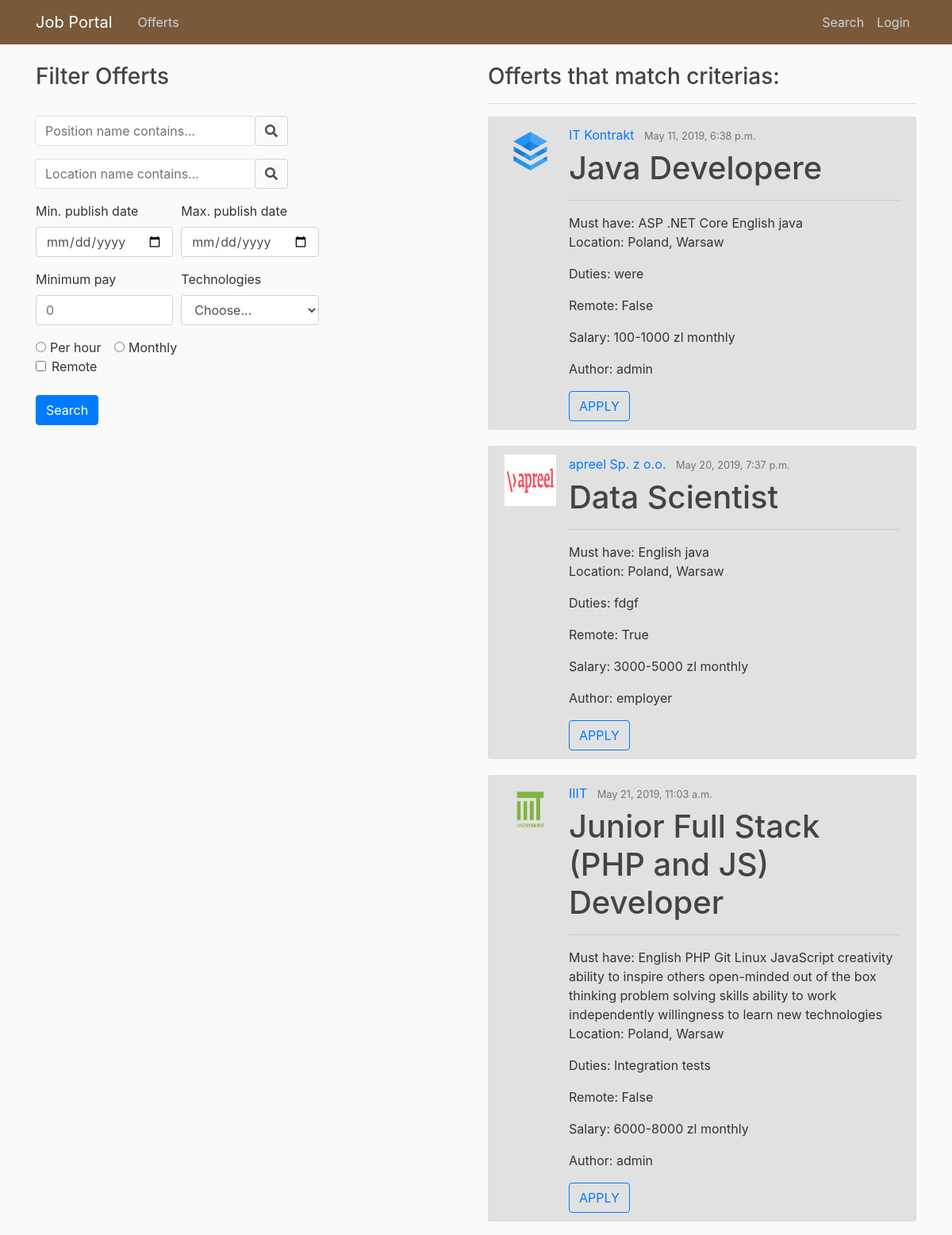
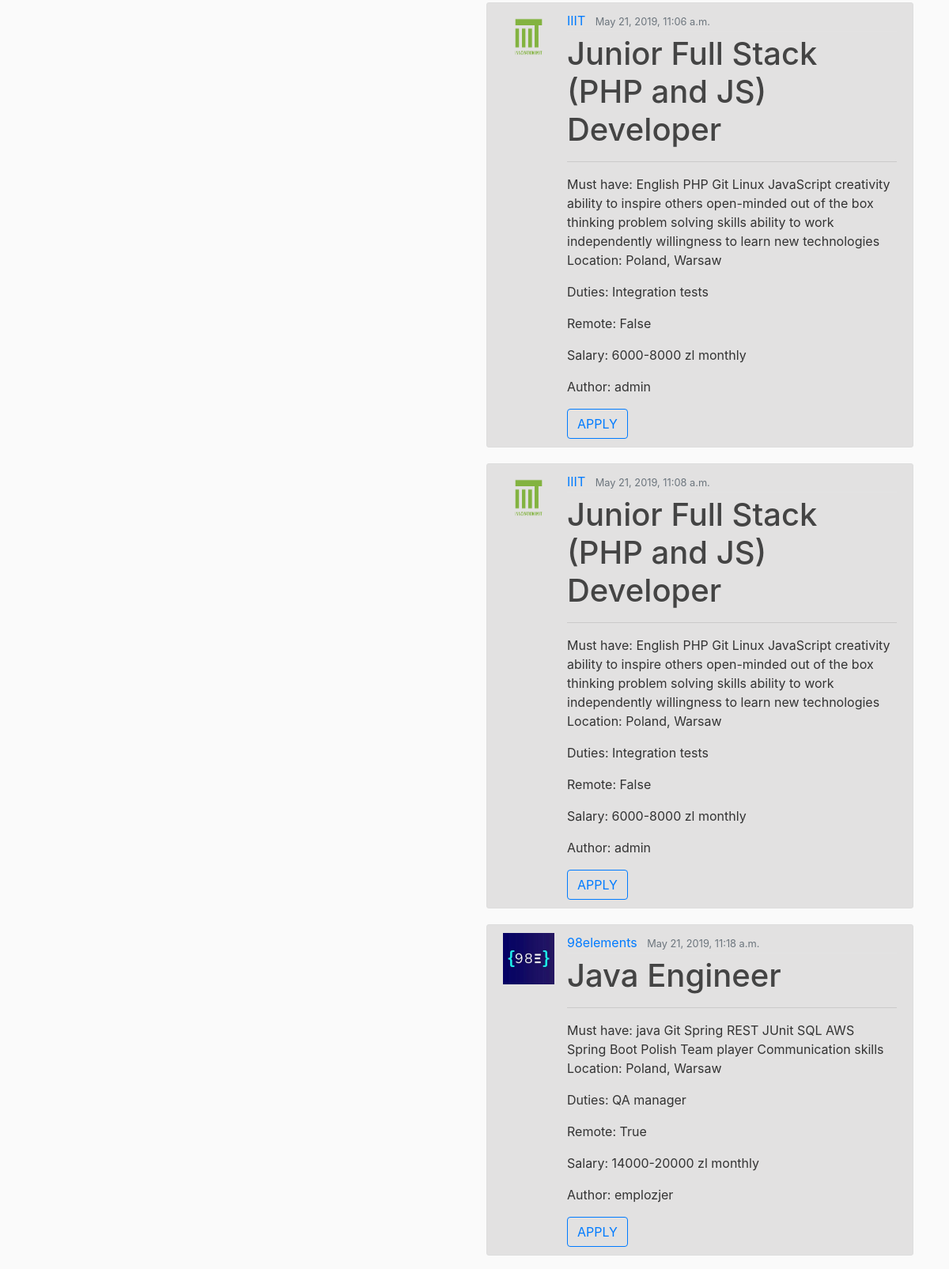
The app's page /search/ (upper part) with its own data (2 pictures, top to bottom).
### offerts/models.py (models this page shows, shortened)
class Offert(models.Model):
    author = models.ForeignKey(User, on_delete=models.CASCADE)
    position = models.CharField(max_length = 100)
    agency = models.ForeignKey(Agency, on_delete=models.CASCADE)
    remote = models.BooleanField(default=False)
    sal_types = (
        ('H', 'per hour'),
        ('M', 'monthly'),
    )
    salary_type = models.CharField(
        max_length=1,
        choices=sal_types,
        default='M',
    )
    min_salary = models.IntegerField(default=0)
    max_salary = models.IntegerField(default=0)
    publication_date = models.DateTimeField(auto_now_add = True)
    expiration_date = models.DateField(null=True, default=None)
    must_have = models.ManyToManyField('Tag')
    nice_to_have = models.CharField(max_length = 1000)
    duties = models.CharField(max_length = 1000)
    benefits = models.CharField(max_length = 1000)
    about = models.TextField(null=True)

class Agency(models.Model):
    company = models.ForeignKey(Company, on_delete=models.CASCADE)
    country = models.CharField(max_length = 100)
    location = models.CharField(max_length = 100)
    address = models.CharField(max_length = 200)
    weppage = models.URLField(null=True)
    email = models.EmailField()
    phone = models.CharField(max_length=15)
    class Meta:
        verbose_name_plural = "Agencies"

class Company(models.Model):
    name = models.CharField(max_length = 200, unique=True)
    logo = models.ImageField(upload_to = "logos/", null=True, default=None)
    webpage = models.URLField(null=True)
    about = models.CharField(max_length = 1000)
    class Meta:
        verbose_name_plural = "Companies"

class Tag(models.Model):
    name = models.CharField(max_length = 50)
    def __str__(self):
        return self.name

### search/views.py (the view)
# urls.py: path('', OffertListView.as_view(), name = 'index'),
def index(request):
    qs = Offert.objects.all() # qs -> queryset
    tag_set = Tag.objects.all()
    position = request.GET.get('position_name')
    location = request.GET.get('location_name')
    pub_date_min = request.GET.get('pub_date_min')
    pub_date_max= request.GET.get('pub_date_max')
    min_pay= request.GET.get('pay_min')
    tag = request.GET.get('tags')
    remote = request.GET.get('remoteCheck')
    per_hour = request.GET.get('per_hour');
    monthly = request.GET.get('monthly');
    if is_valid_query(position):
        qs = qs.filter(position__icontains=position)
    if is_valid_query(location):
        qs = qs.filter(agency__location__icontains = location)
    if is_valid_query(min_pay):
        qs = qs.filter(min_salary__gte = min_pay) #gte - greater than or equal
    if is_valid_query(pub_date_min):
        qs = qs.filter(publication_date__gte = pub_date_min)
    if is_valid_query(pub_date_max):
        qs = qs.filter(publication_date__lte = pub_date_max)
    if is_valid_query(tag) and tag != "Choose...":
        qs = qs.filter(must_have__name = tag)
    if remote == 'on':
        qs = qs.filter(remote = True)
    if per_hour == 'on':
        qs = qs.filter(salary_type = 'H')
    elif monthly == 'monthly':
        qs = qs.filter(salary_type = 'M')
    context = {
        'queryset' : qs,
        'tag_set' : tag_set
    }
    return render(request, 'search/search.html', context)

### search/views.py (called while the page is built)
def is_valid_query(param):
    return param != '' and param is not None

### search/templates/search/search.html (shortened to what this page needs)
{% extends 'base.html' %}
{% load static %}
{% block body %}
<div class="row">
  <div class="col-md-6" id="Filter Offerts">
    <div>
      <h3>Filter Offerts</h3> <br>
      <form method="GET">
        <div class="form-row">
          <div class="form-group col-12 ">
            <div class="input-group-append">
              <input class="form-control py-2 border-right-0 border" type="search" name="position_name" placeholder="Position name contains...">
              <span class = "input-group">
                <div class="input-group-text bg-transparent">
                  <i class="fa fa-search"></i>
                </div>
              </span>
            </div>
          </div>
        </div>
        <div class="form-row">
          <div class="form-group col-12">
            <div class="input-group-append">
              <input class="form-control py-2 border-right-0 border" type="search" name="location_name" placeholder="Location name contains...">
              <span class = "input-group">
                <div class="input-group-text bg-transparent">
                  <i class="fa fa-search"></i>
                </div>
              </span>
            </div>
          </div>
        </div>
        <div class="form-row">
          <div class="form-group col-md-3 col-lg-4 ">
            <label for="publishDateMin">Min. publish date</label>
            <input type="date" class="form-control" id="publishDateMin" name="pub_date_min" >
          </div>
          <div class="form-group col-md-3 col-lg-4">
            <label for="publishDateMax">Max. publish date</label>
            <input type="date" class="form-control" id="publishDateMax" name="pub_date_max" >
          </div>
        </div>
        <div class="form-row">
          <div class="form-group col-md-2 col-lg-4">
            <label for="payMin">Minimum pay</label>
            <input type="number" min=0 class="form-control" id="payMin" name='pay_min' placeholder="0">
          </div>
          <div class="form-group col-md-4">
            <label for="tags">Technologies</label>
            <select id="tags" class="form-control" name=tags>
              <option selected>Choose...</option>
            </select>
          </div>
        </div>
        <div class="form-check form-check-inline">
          <input class="form-check-input" type="radio" id="inlineRadio1" name="per_hour">
          <label class="form-check-label" for="per_hour">Per hour</label>
        </div>
        <div class="form-check form-check-inline">
          <input class="form-check-input" type="radio" id="inlineRadio2" name="monthly">
          <label class="form-check-label" for="monthly">Monthly</label>
        </div>
        <div class="form-check">
          <input class="form-check-input" type="checkbox" name="remoteCheck">
          <label class="form-check-label" for="remoteCheck">
            Remote
          </label>
        </div>
        <br>
        <button type="submit" class="btn btn-primary">Search</button>
      </form>
    </div>
  </div>
  <div class="col-md-6" id="Matched Offerts">
    {% if queryset %}
    <h3>Offerts that match criterias:</h3> <hr>
    {% for offert in queryset %}
    <article class="media content-section">
      <img class="article-img" src="{{offert.agency.company.logo.url}}" alt="logo">
      <div class="media-body">
        <div class="article-metadata">
          <a class="mr-2" href='#'>{{ offert.agency.company.name }}</a>
          <small class="text-muted">{{offert.publication_date}}</small>
        </div>
        <h1><a class="article-title">{{ offert.position }}</a></h1>
        <hr>
        Must have:
        {% for tag in offert.must_have.all %}
        {{tag}}
        {% endfor %} <br>
        <p class="article-content">Location: {{ offert.agency.country }}, {{offert.agency.location }}</p>
        <p class="article-content">Duties: {{offert.duties}}</p>
        <p class="article-content">Remote: {{offert.remote}}</p>
        <p class="article-content">Salary: {{offert.min_salary}}-{{offert.max_salary}} zl  {{ offert.get_salary_type_display }}</p>
        <p class="article-content">Author: {{offert.author}} </p>
        <a href="#"><button type="button" class="btn btn-outline-primary">APPLY</button></a>
        </article>
        {% endfor %}
        {% else %}
        <h3>No offerts found.</h3>
        {% endif %}
      </div>
    </div>
    {% endblock %}

### offerts/static/main.css (style rules this page uses)
body { background: #fafafa; color: #333333; margin-top: 5rem; }
h1, h2, h3, h4, h5, h6 { color: #444444; }
.content-section { background: #e2e1e1; padding: 10px 20px; border: 1px solid #dddddd; border-radius: 3px; margin-bottom: 20px; }
.article-title { color: #444444; }
.article-content { white-space: pre-line; }
.article-img { height: 65px; width: 65px; margin-right: 16px; }
.article-metadata { padding-bottom: 1px; margin-bottom: 4px; border-bottom: 1px solid #e3e3e3 }

### records on screen
Offert: agency.company.logo (picture), agency.company.name "IT Kontrakt", publication_date "May 11, 2019, 6:38 p.m.", position "Java Developere", agency.country "Poland", agency.location "Warsaw", duties "were", remote "False", min_salary "100", max_salary "1000", salary_type "monthly", author "admin"
Tag: name "ASP .NET Core"
Tag: name "English"
Tag: name "java"
Offert: agency.company.logo (picture), agency.company.name "apreel Sp. z o.o.", publication_date "May 20, 2019, 7:37 p.m.", position "Data Scientist", agency.country "Poland", agency.location "Warsaw", duties "fdgf", remote "True", min_salary "3000", max_salary "5000", salary_type "monthly", author "employer"
Offert: agency.company.logo (picture), agency.company.name "IIIT", publication_date "May 21, 2019, 11:03 a.m.", position "Junior Full Stack (PHP and JS) Developer", agency.country "Poland", agency.location "Warsaw", duties "Integration tests", remote "False", min_salary "6000", max_salary "8000", salary_type "monthly", author "admin"
Tag: name "PHP"
Tag: name "Git"
Tag: name "Linux"
Tag: name "JavaScript"
Tag: name "creativity"
Tag: name "ability to inspire others"
Tag: name "open-minded"
Tag: name "out of the box thinking"
Tag: name "problem solving skills"
Tag: name "ability to work independently"
Tag: name "willingness to learn new technologies"
Offert: agency.company.logo (picture), agency.company.name "IIIT", publication_date "May 21, 2019, 11:06 a.m.", position "Junior Full Stack (PHP and JS) Developer", agency.country "Poland", agency.location "Warsaw", duties "Integration tests", remote "False", min_salary "6000", max_salary "8000", salary_type "monthly", author "admin"
Offert: agency.company.logo (picture), agency.company.name "IIIT", publication_date "May 21, 2019, 11:08 a.m.", position "Junior Full Stack (PHP and JS) Developer", agency.country "Poland", agency.location "Warsaw", duties "Integration tests", remote "False", min_salary "6000", max_salary "8000", salary_type "monthly", author "admin"
Offert: agency.company.logo (picture), agency.company.name "98elements", publication_date "May 21, 2019, 11:18 a.m.", position "Java Engineer", agency.country "Poland", agency.location "Warsaw", duties "QA manager", remote "True", min_salary "14000", max_salary "20000", salary_type "monthly", author "emplozjer"
Tag: name "Spring"
Tag: name "REST"
Tag: name "JUnit"
Tag: name "SQL"
Tag: name "AWS"
Tag: name "Spring Boot"
Tag: name "Polish"
Tag: name "Team player"
Tag: name "Communication skills"
